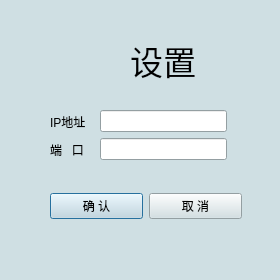
<?xml version="1.0" encoding="UTF-8"?>
<ui version="4.0">
 <class>hostDialog</class>
 <widget class="QDialog" name="hostDialog">
  <property name="geometry">
   <rect>
    <x>0</x>
    <y>0</y>
    <width>280</width>
    <height>280</height>
   </rect>
  </property>
  <property name="palette">
   <palette>
    <active>
     <colorrole role="WindowText">
      <brush brushstyle="SolidPattern">
       <color alpha="255">
        <red>0</red>
        <green>0</green>
        <blue>0</blue>
       </color>
      </brush>
     </colorrole>
     <colorrole role="Button">
      <brush brushstyle="SolidPattern">
       <color alpha="255">
        <red>207</red>
        <green>223</green>
        <blue>227</blue>
       </color>
      </brush>
     </colorrole>
     <colorrole role="Light">
      <brush brushstyle="SolidPattern">
       <color alpha="255">
        <red>255</red>
        <green>255</green>
        <blue>255</blue>
       </color>
      </brush>
     </colorrole>
     <colorrole role="Midlight">
      <brush brushstyle="SolidPattern">
       <color alpha="255">
        <red>231</red>
        <green>239</green>
        <blue>241</blue>
       </color>
      </brush>
     </colorrole>
     <colorrole role="Dark">
      <brush brushstyle="SolidPattern">
       <color alpha="255">
        <red>103</red>
        <green>111</green>
        <blue>113</blue>
       </color>
      </brush>
     </colorrole>
     <colorrole role="Mid">
      <brush brushstyle="SolidPattern">
       <color alpha="255">
        <red>138</red>
        <green>149</green>
        <blue>151</blue>
       </color>
      </brush>
     </colorrole>
     <colorrole role="Text">
      <brush brushstyle="SolidPattern">
       <color alpha="255">
        <red>0</red>
        <green>0</green>
        <blue>0</blue>
       </color>
      </brush>
     </colorrole>
     <colorrole role="BrightText">
      <brush brushstyle="SolidPattern">
       <color alpha="255">
        <red>255</red>
        <green>255</green>
        <blue>255</blue>
       </color>
      </brush>
     </colorrole>
     <colorrole role="ButtonText">
      <brush brushstyle="SolidPattern">
       <color alpha="255">
        <red>0</red>
        <green>0</green>
        <blue>0</blue>
       </color>
      </brush>
     </colorrole>
     <colorrole role="Base">
      <brush brushstyle="SolidPattern">
       <color alpha="255">
        <red>255</red>
        <green>255</green>
        <blue>255</blue>
       </color>
      </brush>
     </colorrole>
     <colorrole role="Window">
      <brush brushstyle="SolidPattern">
       <color alpha="255">
        <red>207</red>
        <green>223</green>
        <blue>227</blue>
       </color>
      </brush>
     </colorrole>
     <colorrole role="Shadow">
      <brush brushstyle="SolidPattern">
       <color alpha="255">
        <red>0</red>
        <green>0</green>
        <blue>0</blue>
       </color>
      </brush>
     </colorrole>
     <colorrole role="AlternateBase">
      <brush brushstyle="SolidPattern">
       <color alpha="255">
        <red>231</red>
        <green>239</green>
        <blue>241</blue>
       </color>
      </brush>
     </colorrole>
     <colorrole role="ToolTipBase">
      <brush brushstyle="SolidPattern">
       <color alpha="255">
        <red>255</red>
        <green>255</green>
        <blue>220</blue>
       </color>
      </brush>
     </colorrole>
     <colorrole role="ToolTipText">
      <brush brushstyle="SolidPattern">
       <color alpha="255">
        <red>0</red>
        <green>0</green>
        <blue>0</blue>
       </color>
      </brush>
     </colorrole>
    </active>
    <inactive>
     <colorrole role="WindowText">
      <brush brushstyle="SolidPattern">
       <color alpha="255">
        <red>0</red>
        <green>0</green>
        <blue>0</blue>
       </color>
      </brush>
     </colorrole>
     <colorrole role="Button">
      <brush brushstyle="SolidPattern">
       <color alpha="255">
        <red>207</red>
        <green>223</green>
        <blue>227</blue>
       </color>
      </brush>
     </colorrole>
     <colorrole role="Light">
      <brush brushstyle="SolidPattern">
       <color alpha="255">
        <red>255</red>
        <green>255</green>
        <blue>255</blue>
       </color>
      </brush>
     </colorrole>
     <colorrole role="Midlight">
      <brush brushstyle="SolidPattern">
       <color alpha="255">
        <red>231</red>
        <green>239</green>
        <blue>241</blue>
       </color>
      </brush>
     </colorrole>
     <colorrole role="Dark">
      <brush brushstyle="SolidPattern">
       <color alpha="255">
        <red>103</red>
        <green>111</green>
        <blue>113</blue>
       </color>
      </brush>
     </colorrole>
     <colorrole role="Mid">
      <brush brushstyle="SolidPattern">
       <color alpha="255">
        <red>138</red>
        <green>149</green>
        <blue>151</blue>
       </color>
      </brush>
     </colorrole>
     <colorrole role="Text">
      <brush brushstyle="SolidPattern">
       <color alpha="255">
        <red>0</red>
        <green>0</green>
        <blue>0</blue>
       </color>
      </brush>
     </colorrole>
     <colorrole role="BrightText">
      <brush brushstyle="SolidPattern">
       <color alpha="255">
        <red>255</red>
        <green>255</green>
        <blue>255</blue>
       </color>
      </brush>
     </colorrole>
     <colorrole role="ButtonText">
      <brush brushstyle="SolidPattern">
       <color alpha="255">
        <red>0</red>
        <green>0</green>
        <blue>0</blue>
       </color>
      </brush>
     </colorrole>
     <colorrole role="Base">
      <brush brushstyle="SolidPattern">
       <color alpha="255">
        <red>255</red>
        <green>255</green>
        <blue>255</blue>
       </color>
      </brush>
     </colorrole>
     <colorrole role="Window">
      <brush brushstyle="SolidPattern">
       <color alpha="255">
        <red>207</red>
        <green>223</green>
        <blue>227</blue>
       </color>
      </brush>
     </colorrole>
     <colorrole role="Shadow">
      <brush brushstyle="SolidPattern">
       <color alpha="255">
        <red>0</red>
        <green>0</green>
        <blue>0</blue>
       </color>
      </brush>
     </colorrole>
     <colorrole role="AlternateBase">
      <brush brushstyle="SolidPattern">
       <color alpha="255">
        <red>231</red>
        <green>239</green>
        <blue>241</blue>
       </color>
      </brush>
     </colorrole>
     <colorrole role="ToolTipBase">
      <brush brushstyle="SolidPattern">
       <color alpha="255">
        <red>255</red>
        <green>255</green>
        <blue>220</blue>
       </color>
      </brush>
     </colorrole>
     <colorrole role="ToolTipText">
      <brush brushstyle="SolidPattern">
       <color alpha="255">
        <red>0</red>
        <green>0</green>
        <blue>0</blue>
       </color>
      </brush>
     </colorrole>
    </inactive>
    <disabled>
     <colorrole role="WindowText">
      <brush brushstyle="SolidPattern">
       <color alpha="255">
        <red>103</red>
        <green>111</green>
        <blue>113</blue>
       </color>
      </brush>
     </colorrole>
     <colorrole role="Button">
      <brush brushstyle="SolidPattern">
       <color alpha="255">
        <red>207</red>
        <green>223</green>
        <blue>227</blue>
       </color>
      </brush>
     </colorrole>
     <colorrole role="Light">
      <brush brushstyle="SolidPattern">
       <color alpha="255">
        <red>255</red>
        <green>255</green>
        <blue>255</blue>
       </color>
      </brush>
     </colorrole>
     <colorrole role="Midlight">
      <brush brushstyle="SolidPattern">
       <color alpha="255">
        <red>231</red>
        <green>239</green>
        <blue>241</blue>
       </color>
      </brush>
     </colorrole>
     <colorrole role="Dark">
      <brush brushstyle="SolidPattern">
       <color alpha="255">
        <red>103</red>
        <green>111</green>
        <blue>113</blue>
       </color>
      </brush>
     </colorrole>
     <colorrole role="Mid">
      <brush brushstyle="SolidPattern">
       <color alpha="255">
        <red>138</red>
        <green>149</green>
        <blue>151</blue>
       </color>
      </brush>
     </colorrole>
     <colorrole role="Text">
      <brush brushstyle="SolidPattern">
       <color alpha="255">
        <red>103</red>
        <green>111</green>
        <blue>113</blue>
       </color>
      </brush>
     </colorrole>
     <colorrole role="BrightText">
      <brush brushstyle="SolidPattern">
       <color alpha="255">
        <red>255</red>
        <green>255</green>
        <blue>255</blue>
       </color>
      </brush>
     </colorrole>
     <colorrole role="ButtonText">
      <brush brushstyle="SolidPattern">
       <color alpha="255">
        <red>103</red>
        <green>111</green>
        <blue>113</blue>
       </color>
      </brush>
     </colorrole>
     <colorrole role="Base">
      <brush brushstyle="SolidPattern">
       <color alpha="255">
        <red>207</red>
        <green>223</green>
        <blue>227</blue>
       </color>
      </brush>
     </colorrole>
     <colorrole role="Window">
      <brush brushstyle="SolidPattern">
       <color alpha="255">
        <red>207</red>
        <green>223</green>
        <blue>227</blue>
       </color>
      </brush>
     </colorrole>
     <colorrole role="Shadow">
      <brush brushstyle="SolidPattern">
       <color alpha="255">
        <red>0</red>
        <green>0</green>
        <blue>0</blue>
       </color>
      </brush>
     </colorrole>
     <colorrole role="AlternateBase">
      <brush brushstyle="SolidPattern">
       <color alpha="255">
        <red>207</red>
        <green>223</green>
        <blue>227</blue>
       </color>
      </brush>
     </colorrole>
     <colorrole role="ToolTipBase">
      <brush brushstyle="SolidPattern">
       <color alpha="255">
        <red>255</red>
        <green>255</green>
        <blue>220</blue>
       </color>
      </brush>
     </colorrole>
     <colorrole role="ToolTipText">
      <brush brushstyle="SolidPattern">
       <color alpha="255">
        <red>0</red>
        <green>0</green>
        <blue>0</blue>
       </color>
      </brush>
     </colorrole>
    </disabled>
   </palette>
  </property>
  <property name="windowTitle">
   <string>设置</string>
  </property>
  <widget class="QLabel" name="label">
   <property name="geometry">
    <rect>
     <x>50</x>
     <y>30</y>
     <width>60</width>
     <height>60</height>
    </rect>
   </property>
   <property name="text">
    <string/>
   </property>
   <property name="pixmap">
    <pixmap resource="resources.qrc">:/Images/fudanLogo.png</pixmap>
   </property>
   <property name="scaledContents">
    <bool>true</bool>
   </property>
  </widget>
  <widget class="QLabel" name="label_4">
   <property name="geometry">
    <rect>
     <x>130</x>
     <y>40</y>
     <width>101</width>
     <height>41</height>
    </rect>
   </property>
   <property name="font">
    <font>
     <pointsize>25</pointsize>
    </font>
   </property>
   <property name="text">
    <string>设置</string>
   </property>
  </widget>
  <widget class="QWidget" name="layoutWidget">
   <property name="geometry">
    <rect>
     <x>50</x>
     <y>110</y>
     <width>51</width>
     <height>51</height>
    </rect>
   </property>
   <layout class="QVBoxLayout" name="verticalLayout">
    <item>
     <widget class="QLabel" name="label_2">
      <property name="text">
       <string>IP地址</string>
      </property>
     </widget>
    </item>
    <item>
     <widget class="QLabel" name="label_3">
      <property name="text">
       <string>端   口</string>
      </property>
     </widget>
    </item>
   </layout>
  </widget>
  <widget class="QWidget" name="layoutWidget">
   <property name="geometry">
    <rect>
     <x>100</x>
     <y>110</y>
     <width>127</width>
     <height>51</height>
    </rect>
   </property>
   <layout class="QVBoxLayout" name="verticalLayout_2">
    <item>
     <widget class="QLineEdit" name="hostLine"/>
    </item>
    <item>
     <widget class="QLineEdit" name="portLine"/>
    </item>
   </layout>
  </widget>
  <widget class="QWidget" name="layoutWidget">
   <property name="geometry">
    <rect>
     <x>50</x>
     <y>190</y>
     <width>192</width>
     <height>32</height>
    </rect>
   </property>
   <layout class="QHBoxLayout" name="horizontalLayout">
    <item>
     <widget class="QPushButton" name="confirmButton">
      <property name="text">
       <string>确 认</string>
      </property>
     </widget>
    </item>
    <item>
     <widget class="QPushButton" name="CancelButton">
      <property name="text">
       <string>取 消</string>
      </property>
     </widget>
    </item>
   </layout>
  </widget>
 </widget>
 <resources>
  <include location="resources.qrc"/>
 </resources>
 <connections/>
</ui>
